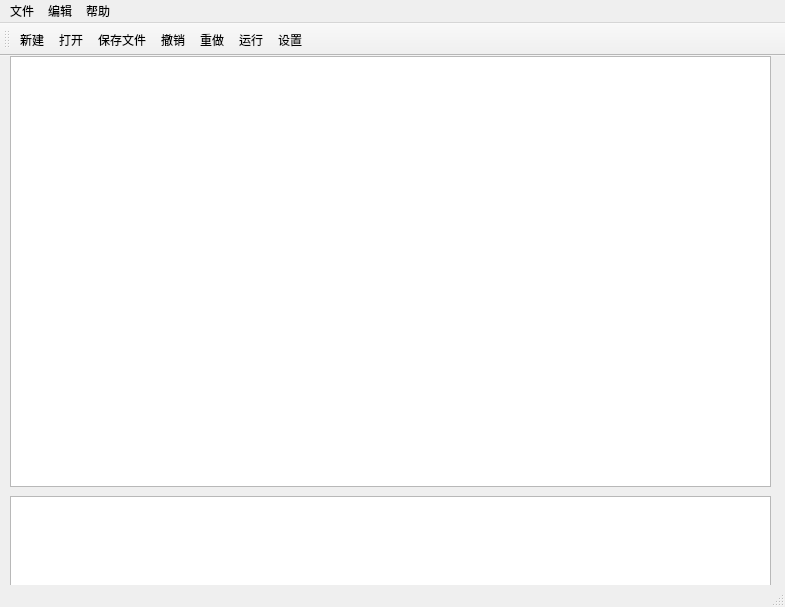
<?xml version="1.0" encoding="UTF-8"?>
<ui version="4.0">
 <class>MainWindow</class>
 <widget class="QMainWindow" name="MainWindow">
  <property name="geometry">
   <rect>
    <x>0</x>
    <y>0</y>
    <width>785</width>
    <height>607</height>
   </rect>
  </property>
  <property name="windowTitle">
   <string>HJ Editor</string>
  </property>
  <widget class="QWidget" name="centralWidget">
   <widget class="CodeEditor" name="editor">
    <property name="geometry">
     <rect>
      <x>10</x>
      <y>0</y>
      <width>761</width>
      <height>431</height>
     </rect>
    </property>
   </widget>
   <widget class="Console" name="outputText">
    <property name="geometry">
     <rect>
      <x>10</x>
      <y>440</y>
      <width>761</width>
      <height>91</height>
     </rect>
    </property>
   </widget>
  </widget>
  <widget class="QMenuBar" name="menuBar">
   <property name="geometry">
    <rect>
     <x>0</x>
     <y>0</y>
     <width>785</width>
     <height>26</height>
    </rect>
   </property>
   <widget class="QMenu" name="menu">
    <property name="title">
     <string>文件</string>
    </property>
    <addaction name="actionNewFile"/>
    <addaction name="actionOpen"/>
    <addaction name="actionSave_File"/>
    <addaction name="action_Unicode"/>
    <addaction name="action_ANSI"/>
   </widget>
   <widget class="QMenu" name="menuEdit_O">
    <property name="title">
     <string>编辑</string>
    </property>
    <addaction name="actionSelectAll"/>
    <addaction name="actionUndo"/>
    <addaction name="actionRedo"/>
    <addaction name="actionFind"/>
   </widget>
   <widget class="QMenu" name="menuHelp_H">
    <property name="title">
     <string>帮助</string>
    </property>
    <addaction name="actionAbout"/>
    <addaction name="actionDocument"/>
   </widget>
   <addaction name="menu"/>
   <addaction name="menuEdit_O"/>
   <addaction name="menuHelp_H"/>
  </widget>
  <widget class="QToolBar" name="mainToolBar">
   <property name="iconSize">
    <size>
     <width>24</width>
     <height>24</height>
    </size>
   </property>
   <property name="toolButtonStyle">
    <enum>Qt::ToolButtonIconOnly</enum>
   </property>
   <attribute name="toolBarArea">
    <enum>TopToolBarArea</enum>
   </attribute>
   <attribute name="toolBarBreak">
    <bool>false</bool>
   </attribute>
   <addaction name="actionNewFile"/>
   <addaction name="actionOpen"/>
   <addaction name="actionSave_File"/>
   <addaction name="actionUndo"/>
   <addaction name="actionRedo"/>
   <addaction name="actionRun"/>
   <addaction name="actionSetting"/>
  </widget>
  <widget class="QStatusBar" name="statusBar"/>
  <action name="actionNewFile">
   <property name="icon">
    <iconset resource="image.qrc">
     <normaloff>:/image/New.png</normaloff>:/image/New.png</iconset>
   </property>
   <property name="text">
    <string>新建</string>
   </property>
   <property name="toolTip">
    <string>新建一个C++代码文件</string>
   </property>
   <property name="shortcut">
    <string>Ctrl+N</string>
   </property>
  </action>
  <action name="actionOpen">
   <property name="icon">
    <iconset resource="image.qrc">
     <normaloff>:/image/Open.png</normaloff>:/image/Open.png</iconset>
   </property>
   <property name="text">
    <string>打开...</string>
   </property>
   <property name="toolTip">
    <string>打开文件...</string>
   </property>
   <property name="shortcut">
    <string>Ctrl+O</string>
   </property>
  </action>
  <action name="actionSelectAll">
   <property name="text">
    <string>全选</string>
   </property>
   <property name="toolTip">
    <string>选择全部文本</string>
   </property>
   <property name="shortcut">
    <string>Ctrl+A</string>
   </property>
  </action>
  <action name="actionUndo">
   <property name="icon">
    <iconset resource="image.qrc">
     <normaloff>:/image/Undo.png</normaloff>:/image/Undo.png</iconset>
   </property>
   <property name="text">
    <string>撤销</string>
   </property>
   <property name="shortcut">
    <string>Ctrl+Z</string>
   </property>
  </action>
  <action name="actionRedo">
   <property name="icon">
    <iconset resource="image.qrc">
     <normaloff>:/image/Redo.png</normaloff>:/image/Redo.png</iconset>
   </property>
   <property name="text">
    <string>重做</string>
   </property>
   <property name="shortcut">
    <string>Ctrl+Shift+Z</string>
   </property>
  </action>
  <action name="actionAbout">
   <property name="text">
    <string>关于 Fresh-Editor</string>
   </property>
   <property name="toolTip">
    <string>关于 Fresh-Editor</string>
   </property>
  </action>
  <action name="actionDocument">
   <property name="text">
    <string>说明文档</string>
   </property>
   <property name="toolTip">
    <string>查看说明文档</string>
   </property>
  </action>
  <action name="actionSave_File">
   <property name="icon">
    <iconset resource="image.qrc">
     <normaloff>:/image/Save.png</normaloff>:/image/Save.png</iconset>
   </property>
   <property name="text">
    <string>保存文件</string>
   </property>
   <property name="toolTip">
    <string>保存文件</string>
   </property>
   <property name="shortcut">
    <string>Ctrl+S</string>
   </property>
  </action>
  <action name="actionRun">
   <property name="icon">
    <iconset resource="image.qrc">
     <normaloff>:/image/Run.png</normaloff>:/image/Run.png</iconset>
   </property>
   <property name="text">
    <string>运行</string>
   </property>
   <property name="toolTip">
    <string>编译并运行代码</string>
   </property>
   <property name="shortcut">
    <string>Ctrl+R</string>
   </property>
  </action>
  <action name="actionSetting">
   <property name="icon">
    <iconset resource="image.qrc">
     <normaloff>:/image/Setting.png</normaloff>:/image/Setting.png</iconset>
   </property>
   <property name="text">
    <string>设置</string>
   </property>
   <property name="toolTip">
    <string>更改编辑器的设置</string>
   </property>
   <property name="visible">
    <bool>false</bool>
   </property>
  </action>
  <action name="actionFind">
   <property name="icon">
    <iconset resource="image.qrc">
     <normaloff>:/image/Find.png</normaloff>:/image/Find.png</iconset>
   </property>
   <property name="text">
    <string>查找</string>
   </property>
   <property name="shortcut">
    <string>Ctrl+F</string>
   </property>
  </action>
  <action name="action_Unicode">
   <property name="text">
    <string>保存为Unicode</string>
   </property>
  </action>
  <action name="action_ANSI">
   <property name="text">
    <string>保存为ANSI</string>
   </property>
  </action>
 </widget>
 <layoutdefault spacing="6" margin="11"/>
 <customwidgets>
  <customwidget>
   <class>CodeEditor</class>
   <extends>QPlainTextEdit</extends>
   <header location="global">codeeditor.h</header>
  </customwidget>
  <customwidget>
   <class>Console</class>
   <extends>QPlainTextEdit</extends>
   <header location="global">console.h</header>
  </customwidget>
 </customwidgets>
 <resources>
  <include location="image.qrc"/>
 </resources>
 <connections/>
</ui>
